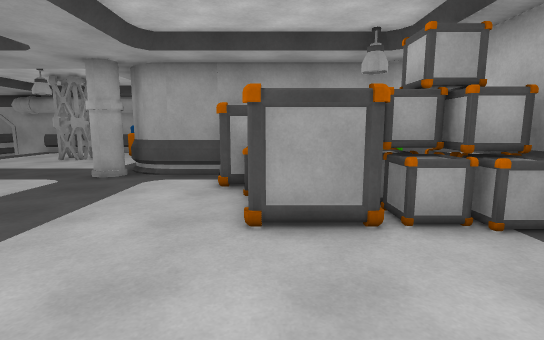
[1] (above)

16 first-person views from a walk through a 3-D level made in the Unity game engine. The camera is 1.4 m above the floor, tilts 8° down and sees 85° across. Doors are open. The floor is counted in squares, 1 m on a side. Each view is taken from the middle of a square. On the plan, view 1 faces up. The plan holds only what a view shows up to about 14 squares ahead; the rest is blank. The place goes on beyond the plan. Some animated figures are left out.

[2]
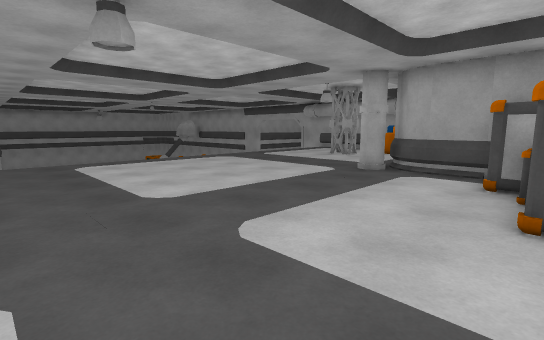

[3]
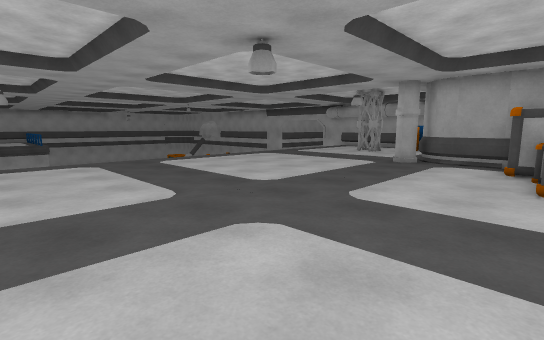

[4]
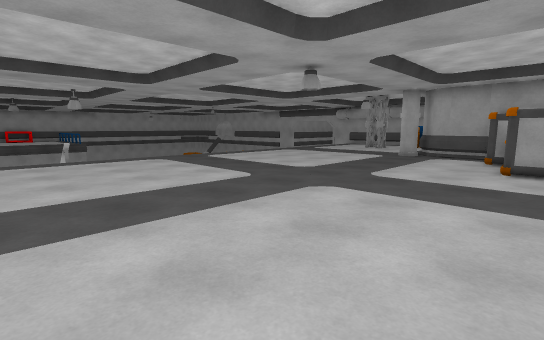

[5]
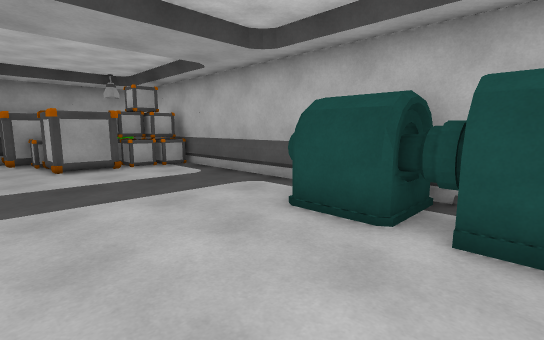

[6]
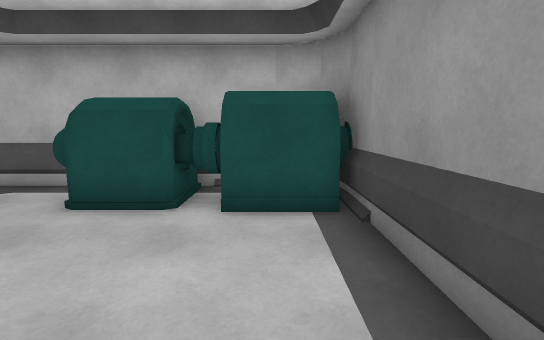

[7]
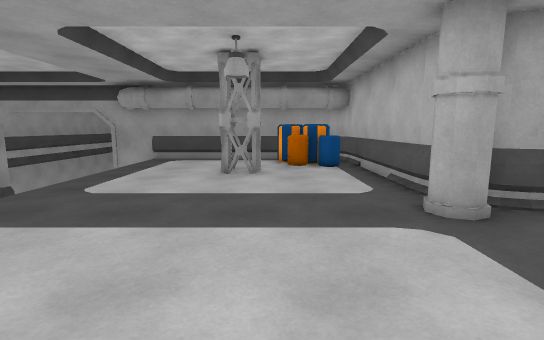

[8]
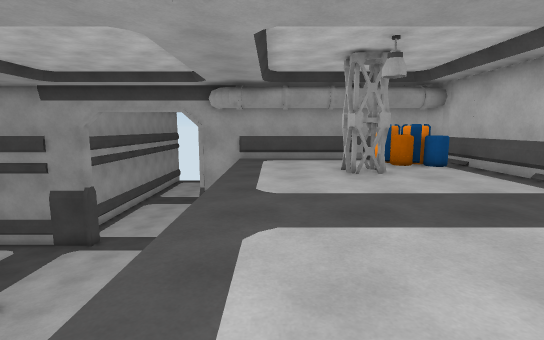

[9]
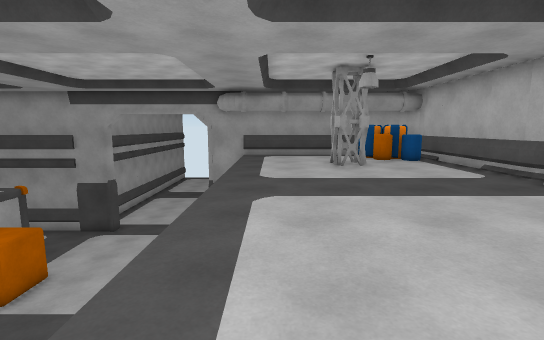

[10]
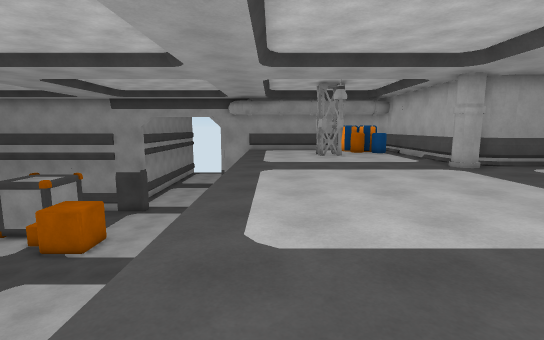

[11]
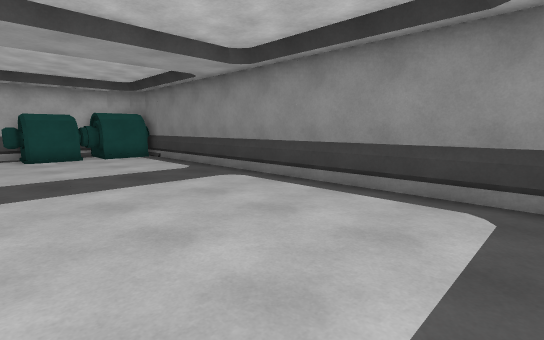

[12]
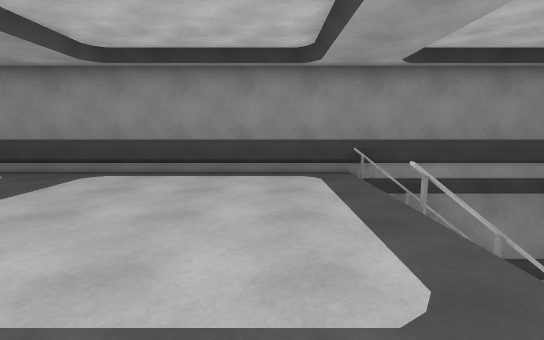

[13]
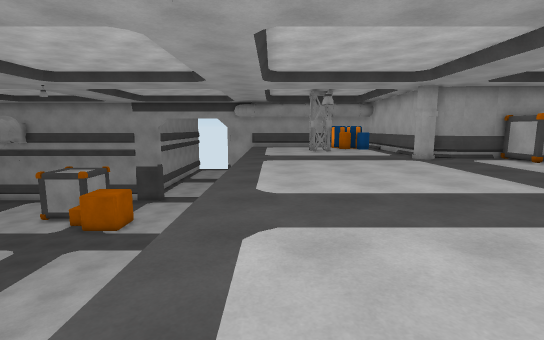

[14]
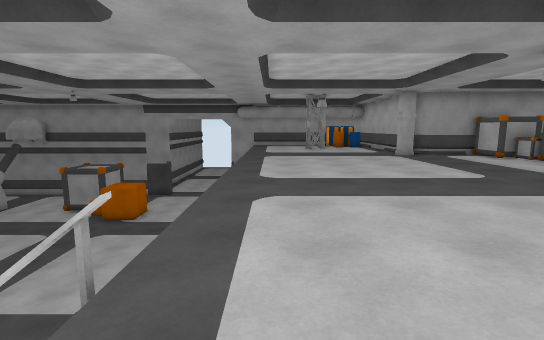

[15]
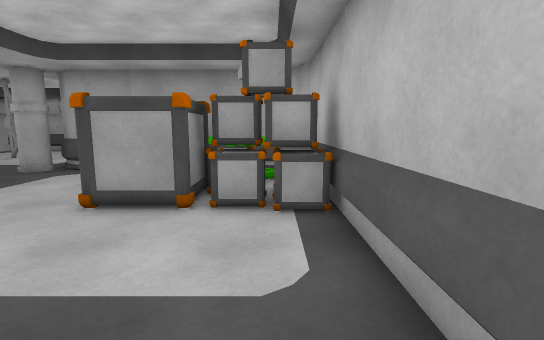

[16]
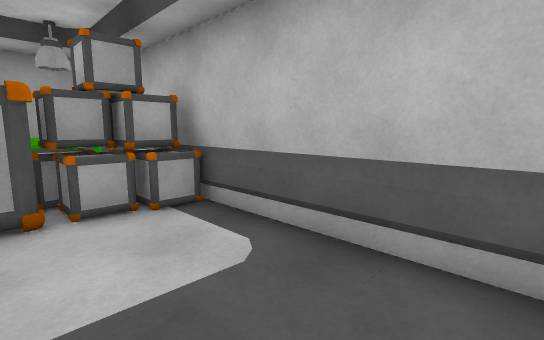

### Floor plan
Key: @ floor where view 1 was taken; # wall or solid block; . main floor; - floor 4.25 m lower than the main floor; B barrel; O other object.
Columns run from 20 left of view 1 to 4 right of it. Each row starts with its distance up from view 1.
 18       ##########
 17 ---    .....BB.#
 16 ---    ......BB#
 15 ---    ......BB#
 14 ---    ....O...#
 13 ---    ....#...#
 12 O--    ........#
 11 ---    ........#
 10 ---    ........##
  9 ---    ........O#########
  8 ---    ............OOO  #
  7 ---    ............#O####
  6 ---    .............O#O##
  5 ---    .............OOO##
  4 ---    .............##O##
  3 ---    .................#
  2 ---    .................#
  1 ---    .................#
  0  --    .............@...#
 -1        .................#
 -2        .................#
 -3        ................O#
 -4        ...............OO#
 -5        ...............#O#
 -6        ...............OO#
 -7        ...............OO
 -8 ######################OO
 -9                     ####

Where each view was taken, in squares from view 1:
view 1: 0 up, 0 right, facing up
view 2: 1 down, 0 right, facing up-left
view 3: 4 down, 0 right, facing up-left
view 4: 7 down, 1 right, facing up-left
view 5: 7 down, 2 left, facing up-right
view 6: 7 down, 3 left, facing right
view 7: 4 up, 8 left, facing up
view 8: 4 up, 12 left, facing up
view 9: 2 up, 12 left, facing up
view 10: 2 down, 12 left, facing up
view 11: 2 down, 13 left, facing down-right
view 12: 1 up, 11 left, facing down
view 13: 5 down, 12 left, facing up
view 14: 7 down, 12 left, facing up
view 15: 1 down, 3 right, facing up
view 16: 1 down, 1 right, facing up-right
